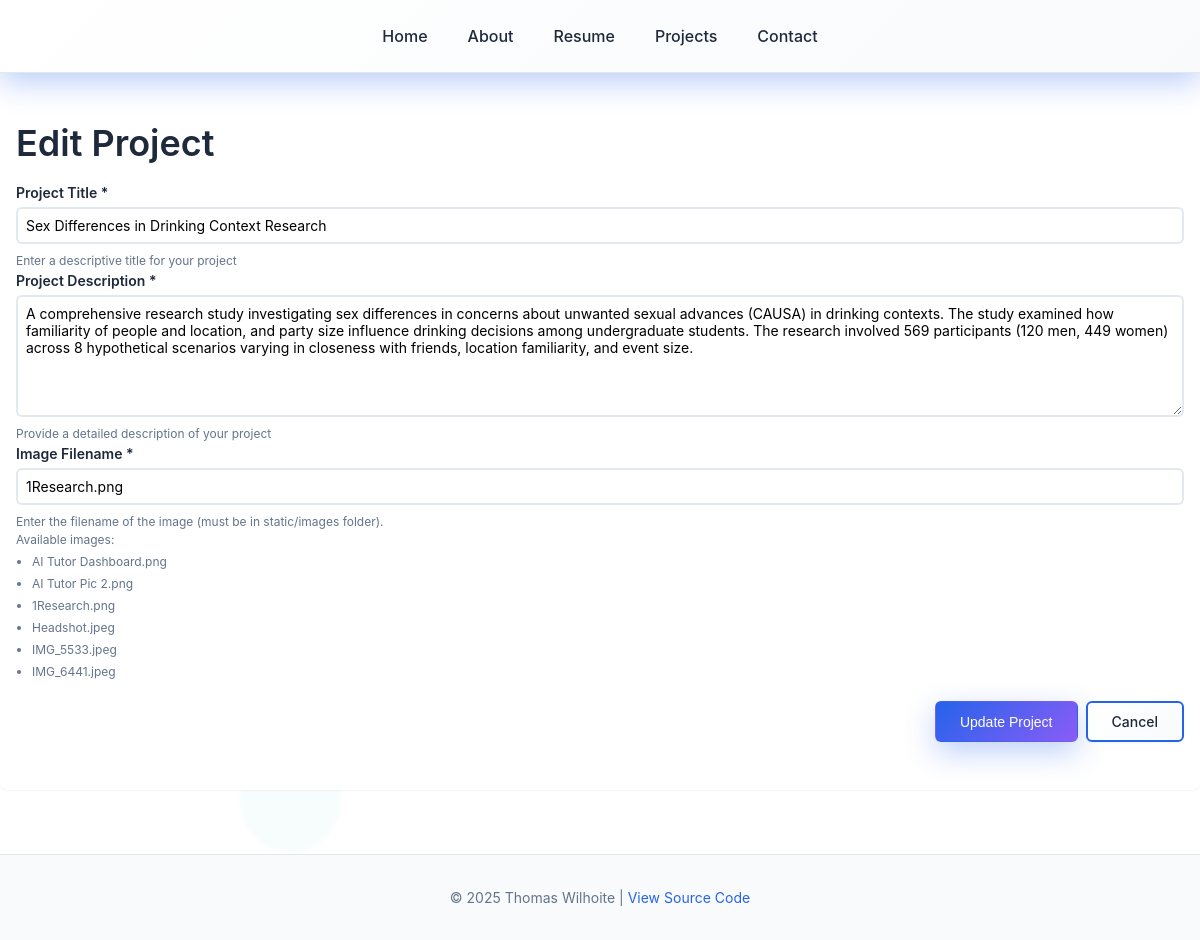
/edit_project/4, run on the app's committed database.
### tables this page shows
CREATE TABLE projects (
                id INTEGER PRIMARY KEY AUTOINCREMENT,
                title TEXT NOT NULL,
                description TEXT NOT NULL,
                image_filename TEXT NOT NULL,
                created_date TIMESTAMP DEFAULT CURRENT_TIMESTAMP,
                updated_date TIMESTAMP DEFAULT CURRENT_TIMESTAMP
            );

### app.py (the view, shortened to what this page needs)
@app.route('/edit_project/<int:project_id>', methods=['GET', 'POST'])
def edit_project(project_id):
    try:
        project = dal.get_project_by_id(project_id)
        if not project:
            flash('Project not found.', 'error')
            return redirect(url_for('projects'))
        return render_template('edit_project.html', project=project)
    except Exception as e:
        flash(f'Error loading project: {str(e)}', 'error')
        return redirect(url_for('projects'))

### DAL.py (called while the page is built)
    def get_connection(self):
        return sqlite3.connect(self.db_name)

    def get_project_by_id(self, project_id):
        conn = self.get_connection()
        cursor = conn.cursor()
        cursor.execute('''
            SELECT id, title, description, image_filename, created_date, updated_date
            FROM projects
            WHERE id = ?
        ''', (project_id,))
        project = cursor.fetchone()
        conn.close()
        return project

### templates/edit_project.html (shortened to what this page needs)
{% extends "base.html" %}
{% block content %}
<h1>Edit Project</h1>
<div class="edit-project-content">
    <form method="POST" class="edit-project-form">
        <div class="form-group">
            <label for="title">Project Title *</label>
            <input type="text" id="title" name="title" required
                   value="{{ project[1] }}"
                   placeholder="Enter project title"
                   aria-describedby="title-help">
            <div id="title-help" class="form-help">Enter a descriptive title for your project</div>
        </div>
        <div class="form-group">
            <label for="description">Project Description *</label>
            <textarea id="description" name="description" required rows="6"
                      placeholder="Describe your project, its goals, technologies used, and key features..."
                      aria-describedby="description-help">{{ project[2] }}</textarea>
            <div id="description-help" class="form-help">Provide a detailed description of your project</div>
        </div>
        <div class="form-group">
            <label for="image_filename">Image Filename *</label>
            <input type="text" id="image_filename" name="image_filename" required
                   value="{{ project[3] }}"
                   placeholder="e.g., my-project-screenshot.png"
                   aria-describedby="image-help">
            <div id="image-help" class="form-help">
                Enter the filename of the image (must be in static/images folder).
                <br>Available images:
                <ul>
                    <li>AI Tutor Dashboard.png</li>
                    <li>AI Tutor Pic 2.png</li>
                    <li>1Research.png</li>
                    <li>Headshot.jpeg</li>
                    <li>IMG_5533.jpeg</li>
                    <li>IMG_6441.jpeg</li>
                </ul>
            </div>
        </div>
        <div class="form-actions">
            <button type="submit" class="btn btn-primary">Update Project</button>
            <a href="{{ url_for('projects') }}" class="btn btn-secondary">Cancel</a>
        </div>
    </form>
</div>
{% endblock %}

### data on the page
projects: title "Sex Differences in Drinking Context Research", description "A comprehensive research study investigating sex differences in concerns about unwanted sexual advances (CAUSA) in drinking contexts. The study examined how familiarity of people and location, and party size influence drinking decisions among undergraduate students. The research involved 569 participants (120 men, 449 women) across 8 hypothetical scenarios varying in closeness with friends, location familiarity, and event size.", image_filename "1Research.png"
